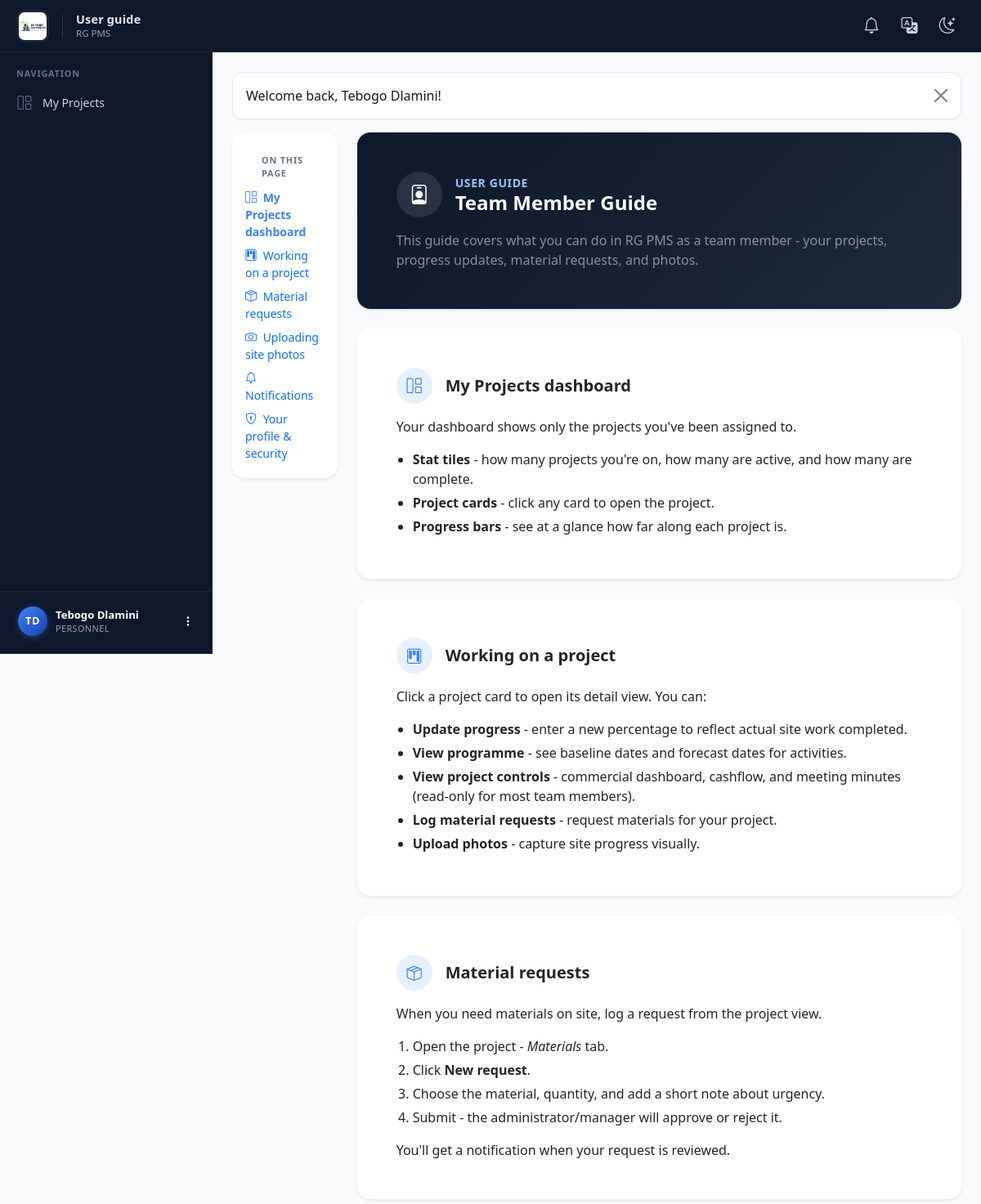
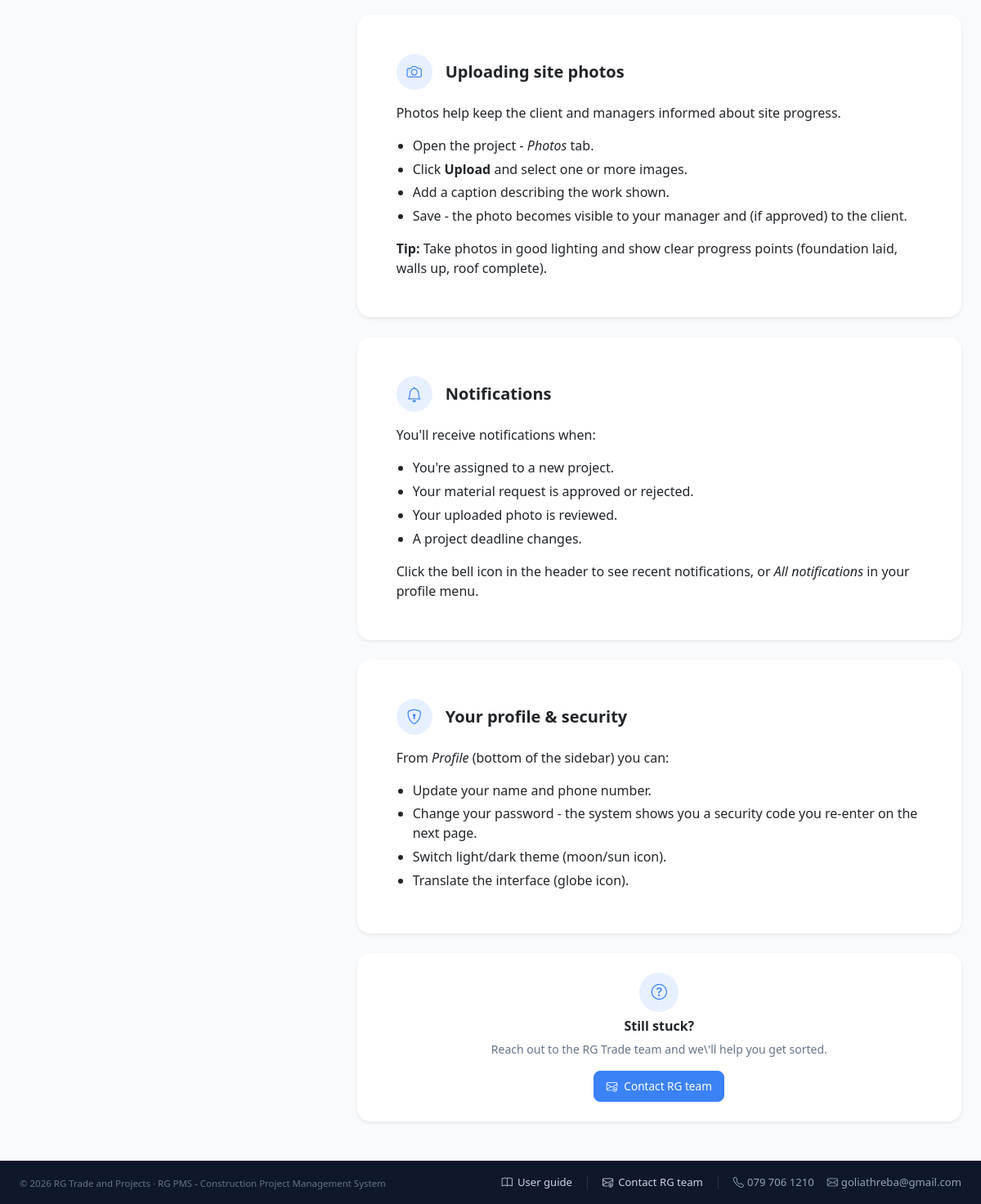
Screenshot of /user_guide.php (signed in) with the database file from the repository (2 pictures, top to bottom).
### tables this page shows
CREATE TABLE users (
  id            INT UNSIGNED NOT NULL AUTO_INCREMENT,
  role_id       TINYINT UNSIGNED NOT NULL,
  full_name     VARCHAR(120) NOT NULL,
  email         VARCHAR(160) NOT NULL UNIQUE,
  phone         VARCHAR(30)  NULL,
  password_hash VARCHAR(255) NOT NULL,
  is_active     TINYINT(1)   NOT NULL DEFAULT 1,
  created_at    DATETIME     NOT NULL DEFAULT CURRENT_TIMESTAMP,
  PRIMARY KEY (id),
  CONSTRAINT fk_users_role FOREIGN KEY (role_id) REFERENCES roles(id)
);

CREATE TABLE roles (
  id          TINYINT UNSIGNED NOT NULL AUTO_INCREMENT,
  name        VARCHAR(50)  NOT NULL UNIQUE,       
  description VARCHAR(255) NULL,
  PRIMARY KEY (id)
);

### includes/auth.php (called while the page is built, shortened)
<?php
require_once __DIR__ . '/functions.php';
function current_user(): ?array {
    static $cached = null;
    static $loaded = false;
    if ($loaded) return $cached;
    $loaded = true;
    $stmt = db()->prepare(
        'SELECT u.*, r.name AS role_name
         FROM users u
         LEFT JOIN roles r ON r.id = u.role_id
         WHERE u.id = ? LIMIT 1'
    );
    $stmt->execute([(int)$_SESSION['user_id']]);
    $user = $stmt->fetch();
    return $cached = $user;
}
function require_login(): void {
    if (!current_user()) {
        $_SESSION['__intended'] = $_SERVER['REQUEST_URI'] ?? '';
        flash_set('warning', 'Please sign in to continue.');
        redirect('login.php');
    }
}

### config/db.php (called while the page is built, shortened)
<?php
function db(): PDO {
    static $pdo = null;
    if ($pdo === null) {
        $dsn = 'mysql:host=' . DB_HOST . ';dbname=' . DB_NAME . ';charset=utf8mb4';
        try {
            $pdo = new PDO($dsn, DB_USER, DB_PASS, [
                PDO::ATTR_ERRMODE            => PDO::ERRMODE_EXCEPTION,
                PDO::ATTR_DEFAULT_FETCH_MODE => PDO::FETCH_ASSOC,
                PDO::ATTR_EMULATE_PREPARES   => false,
            ]);
        } catch (PDOException $e) {
            http_response_code(500);
            die('<div style="font-family:sans-serif;padding:2rem;max-width:40rem;margin:3rem auto;border:1px solid #dc3545;border-radius:.5rem;color:#842029;background:#f8d7da">'
                . '<h3>Database connection failed</h3><p>Please check <code>config/config.php</code> and confirm the '
                . 'database <code>' . htmlspecialchars(DB_NAME) . '</code> exists (import <code>sql/schema.sql</code>).</p>'
                . '<p style="font-size:.85rem">' . htmlspecialchars($e->getMessage()) . '</p></div>');
        }
    }
    return $pdo;
}

### includes/functions.php (called while the page is built, shortened)
<?php
require_once __DIR__ . '/../config/db.php';
function flash_get(): ?array {
    if (!empty($_SESSION['flash'])) {
        $f = $_SESSION['flash'];
        return $f;
    }
    return null;
}
function e(?string $value): string {
    return htmlspecialchars((string)$value, ENT_QUOTES, 'UTF-8');
}

### user_guide.php (the view, shortened to what this page needs)
<?php
require_once __DIR__ . '/includes/layout.php';
require_login();
$user = current_user();
$role = $user['role_name'];
$guide = $guides[$role] ?? $guides['client'];
page_header('User guide', 'guide');
?>
<div class="row g-4">
  <div class="col-lg-3 col-xl-2 d-none d-lg-block">
    <div class="card border-0 shadow-sm rounded-4 sticky-top" style="top:84px;">
      <div class="card-body p-3">
        <div class="sidebar-section-title text-muted px-0 pb-2">On this page</div>
        <nav class="nav flex-column small">
          <?php foreach ($guide['sections'] as $i => $s): ?>
            <a class="nav-link py-1 px-0 text-decoration-none <?= $i === 0 ? 'text-brand fw-semibold' : '' ?>"
               href="#<?= e($s['id']) ?>">
              <i class="bi <?= e($s['icon']) ?> me-1"></i> <?= strip_tags($s['title']) ?>
            </a>
          <?php endforeach; ?>
        </nav>
      </div>
    </div>
  </div>
  <div class="col-lg-9 col-xl-10">
    <div class="card border-0 shadow-sm rounded-4 mb-4" style="background:linear-gradient(135deg,#0f172a 0%,#1e293b 100%);color:#fff;">
      <div class="card-body p-4 p-lg-5">
        <div class="d-flex align-items-center gap-3 mb-3">
          <span class="d-inline-flex align-items-center justify-content-center rounded-circle"
                style="width:56px;height:56px;font-size:1.5rem;background:rgba(255,255,255,.1);">
            <i class="bi <?= e($guide['icon']) ?>"></i>
          </span>
          <div>
            <div class="small text-uppercase" style="letter-spacing:.6px;color:#93c5fd;font-weight:600;">User guide</div>
            <h4 class="fw-bold mb-0"><?= e($guide['title']) ?></h4>
          </div>
        </div>
        <p class="text-white-50 mb-0" style="max-width:640px;"><?= e($guide['intro']) ?></p>
      </div>
    </div>
    <?php foreach ($guide['sections'] as $s): ?>
      <section id="<?= e($s['id']) ?>" class="card border-0 shadow-sm rounded-4 mb-4">
        <div class="card-body p-4 p-lg-5">
          <div class="d-flex align-items-center gap-3 mb-3">
            <span class="d-inline-flex align-items-center justify-content-center rounded-circle bg-brand-soft"
                  style="width:44px;height:44px;font-size:1.15rem;">
              <i class="bi <?= e($s['icon']) ?>"></i>
            </span>
            <h5 class="fw-semibold mb-0"><?= $s['title'] ?></h5>
          </div>
          <div class="guide-body">
            <?= $s['body'] ?>
          </div>
        </div>
      </section>
    <?php endforeach; ?>
    <div class="card border-0 shadow-sm rounded-4 mb-4">
      <div class="card-body p-4 text-center">
        <div class="mb-2">
          <span class="d-inline-flex align-items-center justify-content-center rounded-circle bg-brand-soft"
                style="width:48px;height:48px;font-size:1.2rem;">
            <i class="bi bi-question-circle"></i>
          </span>
        </div>
        <h6 class="fw-semibold mb-2">Still stuck?</h6>
        <p class="small text-muted mb-3">Reach out to the RG Trade team and we\'ll help you get sorted.</p>
        <a href="mailto:<?= e(COMPANY_EMAIL) ?>?subject=RG%20PMS%20Support%20Request" class="btn btn-brand">
          <i class="bi bi-envelope-at me-2"></i>Contact RG team
        </a>
      </div>
    </div>
  </div>
</div>
<?php page_footer(); ?>

### includes/layout.php (shortened to what this page needs)
<?php
require_once __DIR__ . '/functions.php';
require_once __DIR__ . '/auth.php';
function page_header(string $title, string $active = ''): void {
    $user    = current_user();
    $role    = $user['role_name'] ?? null;
    $flash   = flash_get();
    $base    = BASE_URL;
    $initials = '';
    if ($user) {
        foreach (preg_split('/\s+/', trim($user['full_name'])) as $part) {
            if ($part !== '') $initials .= strtoupper($part[0]);
        }
        $initials = substr($initials, 0, 2);
    }
    ?>
<!DOCTYPE html>
<html lang="en">
<head>
<link rel="stylesheet" href="<?= $base ?>/assets/vendor/bootstrap.min.css">
<link rel="stylesheet" href="<?= $base ?>/assets/vendor/bootstrap-icons.css">
<link rel="stylesheet" href="<?= $base ?>/assets/css/style.css?v=<?= @filemtime(__DIR__ . '/../assets/css/style.css') ?>">
</head>
<body>
<?php if ($user): ?>
<nav class="app-navbar">
  <div class="navbar-inner">
    <div class="d-flex align-items-center gap-3">
      <a class="navbar-brand" href="<?= $base ?>/index.php">
        <img src="<?= $base ?>/assets/img/logo-full.png" alt="<?= APP_NAME ?>" class="header-logo"
             onerror="this.style.display='none';this.nextElementSibling.style.display='inline-flex';">
      </a>
      <div class="d-none d-md-block lh-1">
        <div class="navbar-page-title"><?= e($title) ?></div>
        <div class="navbar-page-sub mt-1"><?= APP_SYSTEM_NAME ?></div>
      </div>
    </div>
    <div class="d-flex align-items-center gap-1">
      <div class="dropdown">
        <a class="nav-icon-link" href="#" data-bs-toggle="dropdown" aria-expanded="false" title="Notifications">
          <i class="bi bi-bell fs-5"></i>
        </a>
      </div>
      <div class="dropdown">
        <a class="nav-icon-link" href="#" data-bs-toggle="dropdown" aria-expanded="false" title="Translate">
          <i class="bi bi-translate fs-5"></i>
        </a>
      </div>
      <button class="nav-icon-link" type="button" id="themeToggle" title="Switch theme" aria-label="Switch theme">
        <i class="bi bi-moon-stars fs-5 icon-light"></i>
      </button>
    </div>
  </div>
</nav>
<div class="app-layout">
  <aside class="app-sidebar" id="appSidebar">
    <div class="sidebar-scroll">
      <div class="sidebar-section-title">Navigation</div>
      <ul class="nav flex-column sidebar-nav">
        <?php if ($role === 'admin'): ?>
          <li class="nav-item"><a class="nav-link <?= $active === 'dashboard' ? 'active' : '' ?>" href="<?= $base ?>/admin/dashboard.php"><i class="bi bi-grid-1x2"></i><span>Dashboard</span></a></li>
          <li class="nav-item"><a class="nav-link <?= $active === 'projects' ? 'active' : '' ?>" href="<?= $base ?>/admin/projects.php"><i class="bi bi-kanban"></i><span>Projects</span></a></li>
          <li class="nav-item"><a class="nav-link <?= $active === 'clients' ? 'active' : '' ?>" href="<?= $base ?>/admin/clients.php"><i class="bi bi-people"></i><span>Clients</span></a></li>
          <li class="nav-item"><a class="nav-link <?= $active === 'quotations' ? 'active' : '' ?>" href="<?= $base ?>/admin/quotations.php"><i class="bi bi-file-earmark-text"></i><span>Quotations</span></a></li>
          <li class="nav-item"><a class="nav-link <?= $active === 'personnel' ? 'active' : '' ?>" href="<?= $base ?>/admin/personnel.php"><i class="bi bi-person-badge"></i><span>Personnel</span></a></li>
          <li class="nav-item"><a class="nav-link <?= $active === 'materials' ? 'active' : '' ?>" href="<?= $base ?>/admin/materials.php"><i class="bi bi-box-seam"></i><span>Materials</span></a></li>
          <li class="nav-item"><a class="nav-link <?= $active === 'invoices' ? 'active' : '' ?>" href="<?= $base ?>/admin/invoices.php"><i class="bi bi-receipt"></i><span>Invoices</span></a></li>
        <?php elseif ($role === 'personnel'): ?>
          <li class="nav-item"><a class="nav-link <?= $active === 'dashboard' ? 'active' : '' ?>" href="<?= $base ?>/personnel/dashboard.php"><i class="bi bi-grid-1x2"></i><span>My Projects</span></a></li>
        <?php elseif ($role === 'client'): ?>
          <li class="nav-item"><a class="nav-link <?= $active === 'dashboard' ? 'active' : '' ?>" href="<?= $base ?>/client/dashboard.php"><i class="bi bi-grid-1x2"></i><span>My Projects</span></a></li>
        <?php endif; ?>
      </ul>
    </div>
    <div class="sidebar-user-wrap">
      <div class="dropdown dropend">
        <a class="sidebar-user" href="#" data-bs-toggle="dropdown" aria-expanded="false">
          <div class="avatar"><?= e($initials ?: 'U') ?></div>
          <div class="user-info">
            <div class="user-name"><?= e($user['full_name']) ?></div>
            <div class="user-role"><?= e($user['role_name']) ?></div>
          </div>
          <i class="bi bi-three-dots-vertical ms-auto small"></i>
        </a>
      </div>
    </div>
  </aside>
  <main class="app-main">
    <div class="container-fluid px-3 px-lg-4 py-4">
      <?php if ($flash): ?>
        <div class="alert alert-<?= e($flash['type']) ?> alert-dismissible fade show" role="alert">
          <?= e($flash['message']) ?>
          <button type="button" class="btn-close" data-bs-dismiss="alert" aria-label="Close"></button>
        </div>
      <?php endif; ?>
<?php endif; ?>
<?php
}
function page_footer(): void {
    $user = current_user();
    ?>
    <?php if ($user): ?>
        </div>
      </main>
    </div>
    <?php else: ?>
        </div>
    </main>
    <?php endif; ?>
<footer class="app-footer py-3">
  <div class="container-fluid px-3 px-lg-4">
    <div class="d-flex flex-wrap justify-content-between align-items-center gap-3">
      <div class="text-muted small">
        © <?= date('Y') ?> <?= APP_NAME ?> · <?= APP_SYSTEM_NAME ?> - Construction Project Management System
      </div>
      <div class="footer-links">
        <a href="<?= BASE_URL ?>/user_guide.php">
          <i class="bi bi-book"></i> User guide
        </a>
        <a href="mailto:<?= e(COMPANY_EMAIL) ?>?subject=RG%20PMS%20Support%20Request">
          <i class="bi bi-envelope-at"></i> Contact RG team
        </a>
        <span class="footer-meta d-none d-md-flex">
          <span><i class="bi bi-telephone me-1"></i><?= e(COMPANY_PHONE) ?></span>
          <span><i class="bi bi-envelope me-1"></i><?= e(COMPANY_EMAIL) ?></span>
        </span>
      </div>
    </div>
  </div>
</footer>
</body>
</html>
<?php
}

### assets/css/style.css (style rules this page uses)
:root { --brand: #3b82f6; --brand-dark: #1e40af; --brand-light: #93c5fd; --brand-rgb: 59, 130, 246; --sidebar-bg: #0f172a; --sidebar-text: #cbd5e1; --sidebar-text-dim: #94a3b8; --sidebar-hover: rgba(255,255,255,0.06); --sidebar-active-bg: rgba(59,130,246,0.15); --sidebar-divider: rgba(255,255,255,0.06); --body-bg: #f8fafc; --card-bg: #ffffff; --text-color: #0f172a; --muted-text: #64748b; --border-color: #e2e8f0; --border-soft: #f1f5f9; --radius-sm: 8px; --radius: 12px; --radius-lg: 16px; --shadow-xs: 0 1px 2px rgba(15,23,42,.04); --shadow-sm: 0 1px 3px rgba(15,23,42,.06), 0 1px 2px rgba(15,23,42,.04); --shadow-md: 0 4px 12px rgba(15,23,42,.08); --shadow-lg: 0 10px 30px rgba(15,23,42,.12); }
.card { background: var(--card-bg); border: 1px solid var(--border-color); border-radius: var(--radius); box-shadow: var(--shadow-sm); }
.btn { border-radius: var(--radius-sm); font-size: .85rem; font-weight: 500; padding: .5rem .9rem; }
.btn-brand { background: var(--brand); border-color: var(--brand); color: #fff; }
.alert { border-radius: var(--radius); border: 1px solid var(--border-color); background: var(--card-bg); color: var(--text-color); box-shadow: var(--shadow-xs); }
.text-muted { color: var(--muted-text) !important; }
.app-footer { background: var(--sidebar-bg); color: var(--sidebar-text-dim); font-size: .8rem; border-top: 1px solid var(--sidebar-divider); }

### user_guide.php (style rules this page uses)
.guide-body p:last-child, .guide-body ul:last-child, .guide-body ol:last-child { margin-bottom: 0; }
.guide-body ol, .guide-body ul { padding-left: 1.25rem; }
.guide-body li { margin-bottom: .3rem; }

### rows the page displays
users: full_name "Tebogo Dlamini", role.name "PERSONNEL", role.name "Team Member Guide", role.name "This guide covers what you can do in RG PMS as a team member - your projects, progress updates, material requests, and photos."

### other values shown
$title "User guide"
APP_SYSTEM_NAME "RG PMS"
$initials ?: 'U' "TD"
$flash['message'] "Welcome back, Tebogo Dlamini!"
strip_tags($s['title']) "My Projects dashboard"
strip_tags($s['title']) "Working on a project"
strip_tags($s['title']) "Material requests"
strip_tags($s['title']) "Uploading site photos"
strip_tags($s['title']) "Notifications"
strip_tags($s['title']) "Your profile & security"
$s['title'] "My Projects dashboard"
$s['title'] "Working on a project"
$s['title'] "Material requests"
$s['title'] "Uploading site photos"
$s['title'] "Notifications"
